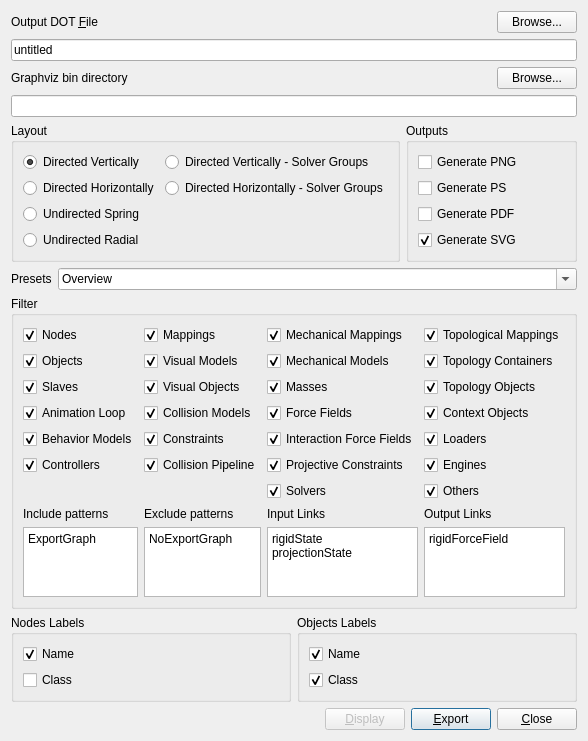
 <widget class="QDialog" name="BaseGenGraphForm">
  <property name="geometry">
   <rect>
    <x>0</x>
    <y>0</y>
    <width>289</width>
    <height>589</height>
   </rect>
  </property>
  <property name="windowTitle">
   <string>Sofa Graph Export</string>
  </property>
  <layout class="QVBoxLayout">
   <item>
    <layout class="QGridLayout">
     <item row="0" column="0">
      <widget class="QLabel" name="filenameLabel">
       <property name="sizePolicy">
        <sizepolicy hsizetype="Preferred" vsizetype="Preferred">
         <horstretch>1</horstretch>
         <verstretch>0</verstretch>
        </sizepolicy>
       </property>
       <property name="text">
        <string>Output DOT &amp;File</string>
       </property>
       <property name="wordWrap">
        <bool>false</bool>
       </property>
       <property name="buddy">
        <cstring>filename</cstring>
       </property>
      </widget>
     </item>
     <item row="0" column="1">
      <widget class="QPushButton" name="browseButton">
       <property name="text">
        <string>Browse...</string>
       </property>
      </widget>
     </item>
     <item row="1" column="0" colspan="2">
      <widget class="QLineEdit" name="filename">
       <property name="text">
        <string>untitled</string>
       </property>
      </widget>
     </item>
      <item row="2" column="0">
        <widget class="QLabel" name="filenameLabel">
          <property name="sizePolicy">
            <sizepolicy hsizetype="Preferred" vsizetype="Preferred">
              <horstretch>1</horstretch>
              <verstretch>0</verstretch>
            </sizepolicy>
          </property>
          <property name="text">
            <string>Graphviz bin directory</string>
          </property>
          <property name="wordWrap">
            <bool>false</bool>
          </property>
          <property name="buddy">
            <cstring>graphvizdir</cstring>
          </property>
        </widget>
      </item>
      <item row="2" column="1">
        <widget class="QPushButton" name="browseGraphvizButton">
          <property name="text">
            <string>Browse...</string>
          </property>
        </widget>
      </item>
      <item row="3" column="0" colspan="2">
        <widget class="QLineEdit" name="graphvizdir">
          <property name="text">
            <string></string>
          </property>
        </widget>
      </item>
    </layout>
   </item>
   <item>
    <layout class="QHBoxLayout">
     <item>
      <widget class="Q3ButtonGroup" name="layoutGroup">
       <property name="title">
        <string>Layout</string>
       </property>
       <layout class="QGridLayout">
        <item row="0" column="0">
         <widget class="QRadioButton" name="layoutDirV">
          <property name="text">
           <string>Directed Vertically</string>
          </property>
          <property name="checked">
           <bool>true</bool>
          </property>
         </widget>
        </item>
        <item row="0" column="1">
         <widget class="QRadioButton" name="layoutDirVG">
          <property name="text">
           <string>Directed Vertically - Solver Groups</string>
          </property>
         </widget>
        </item>
        <item row="1" column="0">
         <widget class="QRadioButton" name="layoutDirH">
          <property name="text">
           <string>Directed Horizontally</string>
          </property>
         </widget>
        </item>
        <item row="1" column="1">
         <widget class="QRadioButton" name="layoutDirHG">
          <property name="text">
           <string>Directed Horizontally - Solver Groups</string>
          </property>
         </widget>
        </item>
        <item row="2" column="0">
         <widget class="QRadioButton" name="layoutSpring">
          <property name="text">
           <string>Undirected Spring</string>
          </property>
         </widget>
        </item>
        <item row="3" column="0">
         <widget class="QRadioButton" name="layoutRadial">
          <property name="text">
           <string>Undirected Radial</string>
          </property>
         </widget>
        </item>
       </layout>
      </widget>
     </item>
     <item>
      <widget class="Q3GroupBox" name="outputsBox">
       <property name="title">
        <string>Outputs</string>
       </property>
       <layout class="QVBoxLayout">
        <item>
         <widget class="QCheckBox" name="genPNG">
          <property name="text">
           <string>Generate PNG</string>
          </property>
          <property name="checked">
           <bool>false</bool>
          </property>
         </widget>
        </item>
        <item>
         <widget class="QCheckBox" name="genPS">
          <property name="text">
           <string>Generate PS</string>
          </property>
         </widget>
        </item>
        <item>
         <widget class="QCheckBox" name="genPDF">
          <property name="text">
           <string>Generate PDF</string>
          </property>
         </widget>
        </item>
        <item>
         <widget class="QCheckBox" name="genSVG">
          <property name="text">
           <string>Generate SVG</string>
          </property>
          <property name="checked">
           <bool>true</bool>
          </property>
         </widget>
        </item>
       </layout>
      </widget>
     </item>
    </layout>
   </item>
   <item>
    <layout class="QHBoxLayout">
     <item>
      <widget class="QLabel" name="presetLabel">
       <property name="text">
        <string>Presets</string>
       </property>
       <property name="wordWrap">
        <bool>false</bool>
       </property>
      </widget>
     </item>
     <item>
      <widget class="QComboBox" name="presetFilter">
       <property name="sizePolicy">
        <sizepolicy hsizetype="Minimum" vsizetype="Fixed">
         <horstretch>1</horstretch>
         <verstretch>0</verstretch>
        </sizepolicy>
       </property>
       <property name="editable">
        <bool>true</bool>
       </property>
       <property name="insertPolicy">
        <enum>QComboBox::InsertAtTop</enum>
       </property>
       <property name="autoCompletion">
        <bool>true</bool>
       </property>
       <property name="duplicatesEnabled">
        <bool>false</bool>
       </property>
       <item>
        <property name="text">
         <string>Overview</string>
        </property>
       </item>
       <item>
        <property name="text">
         <string>Full Graph</string>
        </property>
       </item>
       <item>
        <property name="text">
         <string>All Objects</string>
        </property>
       </item>
       <item>
        <property name="text">
         <string>All Nodes</string>
        </property>
       </item>
       <item>
        <property name="text">
         <string>Full Mechanical Graph</string>
        </property>
       </item>
       <item>
        <property name="text">
         <string>Full Mechanical Objects</string>
        </property>
       </item>
       <item>
        <property name="text">
         <string>Mechanical Graph</string>
        </property>
       </item>
       <item>
        <property name="text">
         <string>Mechanical Objects</string>
        </property>
       </item>
       <item>
        <property name="text">
         <string>Visual Graph</string>
        </property>
       </item>
       <item>
        <property name="text">
         <string>Visual Objects</string>
        </property>
       </item>
       <item>
        <property name="text">
         <string>Collision Graph</string>
        </property>
       </item>
       <item>
        <property name="text">
         <string>Collision Objects</string>
        </property>
       </item>
       <item>
        <property name="text">
         <string>Collision Response Graph</string>
        </property>
       </item>
       <item>
        <property name="text">
         <string>Collision Response Objects</string>
        </property>
       </item>
      </widget>
     </item>
    </layout>
   </item>
   <item>
    <widget class="Q3GroupBox" name="filterBox">
     <property name="title">
      <string>Filter</string>
     </property>
     <layout class="QGridLayout">
      <item row="0" column="0">
       <widget class="QCheckBox" name="showNodes">
        <property name="text">
         <string>Nodes</string>
        </property>
        <property name="checked">
         <bool>true</bool>
        </property>
       </widget>
      </item>
      <item row="1" column="0">
       <widget class="QCheckBox" name="showObjects">
        <property name="text">
         <string>Objects</string>
        </property>
        <property name="checked">
         <bool>true</bool>
        </property>
       </widget>
      </item>
      <item row="2" column="0">
       <widget class="QCheckBox" name="showSlaves">
        <property name="text">
         <string>Slaves</string>
        </property>
        <property name="checked">
         <bool>true</bool>
        </property>
       </widget>
      </item>
      <item row="3" column="0">
       <widget class="QCheckBox" name="showAnimationLoop">
        <property name="text">
         <string>Animation Loop</string>
        </property>
        <property name="checked">
         <bool>true</bool>
        </property>
       </widget>
      </item>
      <item row="4" column="0">
       <widget class="QCheckBox" name="showBehaviorModels">
        <property name="text">
         <string>Behavior Models</string>
        </property>
        <property name="checked">
         <bool>true</bool>
        </property>
       </widget>
      </item>
      <item row="5" column="0">
       <widget class="QCheckBox" name="showControllers">
        <property name="text">
         <string>Controllers</string>
        </property>
        <property name="checked">
         <bool>true</bool>
        </property>
       </widget>
      </item>

      <item row="0" column="1">
       <widget class="QCheckBox" name="showMappings">
        <property name="text">
         <string>Mappings</string>
        </property>
        <property name="checked">
         <bool>true</bool>
        </property>
       </widget>
      </item>
      <item row="1" column="1">
       <widget class="QCheckBox" name="showVisualModels">
        <property name="text">
         <string>Visual Models</string>
        </property>
        <property name="checked">
         <bool>true</bool>
        </property>
       </widget>
      </item>
      <item row="2" column="1">
       <widget class="QCheckBox" name="showVisualObjects">
        <property name="text">
         <string>Visual Objects</string>
        </property>
        <property name="checked">
         <bool>true</bool>
        </property>
       </widget>
      </item>
      <item row="3" column="1">
       <widget class="QCheckBox" name="showCollisionModels">
        <property name="text">
         <string>Collision Models</string>
        </property>
        <property name="checked">
         <bool>true</bool>
        </property>
       </widget>
      </item>
      <item row="4" column="1">
       <widget class="QCheckBox" name="showConstraints">
        <property name="text">
         <string>Constraints</string>
        </property>
        <property name="checked">
         <bool>true</bool>
        </property>
       </widget>
      </item>
      <item row="5" column="1">
       <widget class="QCheckBox" name="showCollisionPipeline">
        <property name="text">
         <string>Collision Pipeline</string>
        </property>
        <property name="checked">
         <bool>true</bool>
        </property>
       </widget>
      </item>

      <item row="0" column="2">
       <widget class="QCheckBox" name="showMechanicalMappings">
        <property name="text">
         <string>Mechanical Mappings</string>
        </property>
        <property name="checked">
         <bool>true</bool>
        </property>
       </widget>
      </item>
      <item row="1" column="2">
       <widget class="QCheckBox" name="showMechanicalStates">
        <property name="text">
         <string>Mechanical Models</string>
        </property>
        <property name="checked">
         <bool>true</bool>
        </property>
       </widget>
      </item>
      <item row="2" column="2">
       <widget class="QCheckBox" name="showMass">
        <property name="text">
         <string>Masses</string>
        </property>
        <property name="checked">
         <bool>true</bool>
        </property>
       </widget>
      </item>
      <item row="3" column="2">
       <widget class="QCheckBox" name="showForceFields">
        <property name="text">
         <string>Force Fields</string>
        </property>
        <property name="checked">
         <bool>true</bool>
        </property>
       </widget>
      </item>
      <item row="4" column="2">
       <widget class="QCheckBox" name="showInteractionForceFields">
        <property name="text">
         <string>Interaction Force Fields</string>
        </property>
        <property name="checked">
         <bool>true</bool>
        </property>
       </widget>
      </item>
      <item row="5" column="2">
       <widget class="QCheckBox" name="showProjectiveConstraints">
        <property name="text">
         <string>Projective Constraints</string>
        </property>
        <property name="checked">
         <bool>true</bool>
        </property>
       </widget>
      </item>
      <item row="6" column="2">
       <widget class="QCheckBox" name="showSolvers">
        <property name="text">
         <string>Solvers</string>
        </property>
        <property name="checked">
         <bool>true</bool>
        </property>
       </widget>
      </item>

      <item row="0" column="3">
       <widget class="QCheckBox" name="showTopologicalMappings">
        <property name="text">
         <string>Topological Mappings</string>
        </property>
        <property name="checked">
         <bool>true</bool>
        </property>
       </widget>
      </item>
      <item row="1" column="3">
       <widget class="QCheckBox" name="showTopology">
        <property name="text">
         <string>Topology Containers</string>
        </property>
        <property name="checked">
         <bool>true</bool>
        </property>
       </widget>
      </item>
      <item row="2" column="3">
       <widget class="QCheckBox" name="showTopologyObjects">
        <property name="text">
         <string>Topology Objects</string>
        </property>
        <property name="checked">
         <bool>true</bool>
        </property>
       </widget>
      </item>
      <item row="3" column="3">
       <widget class="QCheckBox" name="showContext">
        <property name="text">
         <string>Context Objects</string>
        </property>
        <property name="checked">
         <bool>true</bool>
        </property>
       </widget>
      </item>
      <item row="4" column="3">
       <widget class="QCheckBox" name="showLoader">
        <property name="text">
         <string>Loaders</string>
        </property>
        <property name="checked">
         <bool>true</bool>
        </property>
       </widget>
      </item>
      <item row="5" column="3">
       <widget class="QCheckBox" name="showEngine">
        <property name="text">
         <string>Engines</string>
        </property>
        <property name="checked">
         <bool>true</bool>
        </property>
       </widget>
      </item>
      <item row="6" column="3">
       <widget class="QCheckBox" name="showOthers">
        <property name="text">
         <string>Others</string>
        </property>
        <property name="checked">
         <bool>true</bool>
        </property>
       </widget>
      </item>
      
      <item row="7" column="0">
       <widget class="QLabel" name="includeLabel">
        <property name="text">
         <string>Include patterns</string>
        </property>
        <property name="wordWrap">
         <bool>false</bool>
        </property>
       </widget>
      </item>
      <item row="7" column="1">
       <widget class="QLabel" name="excludeLabel">
        <property name="text">
         <string>Exclude patterns</string>
        </property>
        <property name="wordWrap">
         <bool>false</bool>
        </property>
       </widget>
      </item>
      <item row="8" column="0">
       <widget class="QTextEdit" name="includeNames">
        <property name="text">
         <string>ExportGraph</string>
        </property>
       </widget>
      </item>
      <item row="8" column="1">
       <widget class="QTextEdit" name="excludeNames">
        <property name="text">
         <string>NoExportGraph</string>
        </property>
       </widget>
      </item>
      <item row="7" column="2">
       <widget class="QLabel" name="inputLinksLabel">
        <property name="text">
         <string>Input Links</string>
        </property>
        <property name="wordWrap">
         <bool>false</bool>
        </property>
       </widget>
      </item>
      <item row="7" column="3">
       <widget class="QLabel" name="outputLinksLabel">
        <property name="text">
         <string>Output Links</string>
        </property>
        <property name="wordWrap">
         <bool>false</bool>
        </property>
       </widget>
      </item>
      <item row="8" column="2">
       <widget class="QTextEdit" name="inputLinks">
        <property name="text">
          <string>rigidState
projectionState</string>
        </property>
       </widget>
      </item>
      <item row="8" column="3">
       <widget class="QTextEdit" name="outputLinks">
        <property name="text">
         <string>rigidForceField</string>
        </property>
       </widget>
      </item>
     </layout>
    </widget>
   </item>
   <item>
    <layout class="QHBoxLayout">
     <item>
      <widget class="Q3GroupBox" name="groupNodeLabel">
       <property name="title">
        <string>Nodes Labels</string>
       </property>
       <layout class="QVBoxLayout">
        <item>
         <widget class="QCheckBox" name="labelNodeName">
          <property name="text">
           <string>Name</string>
          </property>
          <property name="checked">
           <bool>true</bool>
          </property>
         </widget>
        </item>
        <item>
         <widget class="QCheckBox" name="labelNodeClass">
          <property name="text">
           <string>Class</string>
          </property>
         </widget>
        </item>
       </layout>
      </widget>
     </item>
     <item>
      <widget class="Q3GroupBox" name="groupObjectLabel">
       <property name="title">
        <string>Objects Labels</string>
       </property>
       <layout class="QVBoxLayout">
        <item>
         <widget class="QCheckBox" name="labelObjectName">
          <property name="text">
           <string>Name</string>
          </property>
          <property name="checked">
           <bool>true</bool>
          </property>
         </widget>
        </item>
        <item>
         <widget class="QCheckBox" name="labelObjectClass">
          <property name="text">
           <string>Class</string>
          </property>
          <property name="checked">
           <bool>true</bool>
          </property>
         </widget>
        </item>
       </layout>
      </widget>
     </item>
    </layout>
   </item>
   <item>
    <layout class="QHBoxLayout">
     <item>
      <spacer name="spacer1">
       <property name="orientation">
        <enum>Qt::Horizontal</enum>
       </property>
       <property name="sizeType">
        <enum>QSizePolicy::Expanding</enum>
       </property>
       <property name="sizeHint" stdset="0">
        <size>
         <width>16</width>
         <height>20</height>
        </size>
       </property>
      </spacer>
     </item>
     <item>
      <widget class="QPushButton" name="displayButton">
       <property name="enabled">
        <bool>false</bool>
       </property>
       <property name="text">
        <string>&amp;Display</string>
       </property>
       <property name="shortcut">
        <string>Alt+D</string>
       </property>
      </widget>
     </item>
     <item>
      <widget class="QPushButton" name="exportButton">
       <property name="text">
        <string>&amp;Export</string>
       </property>
       <property name="shortcut">
        <string>Alt+E</string>
       </property>
       <property name="default">
        <bool>true</bool>
       </property>
      </widget>
     </item>
     <item>
      <widget class="QPushButton" name="closeButton">
       <property name="text">
        <string>&amp;Close</string>
       </property>
       <property name="shortcut">
        <string>Alt+C</string>
       </property>
      </widget>
     </item>
    </layout>
   </item>
  </layout>
 </widget>
